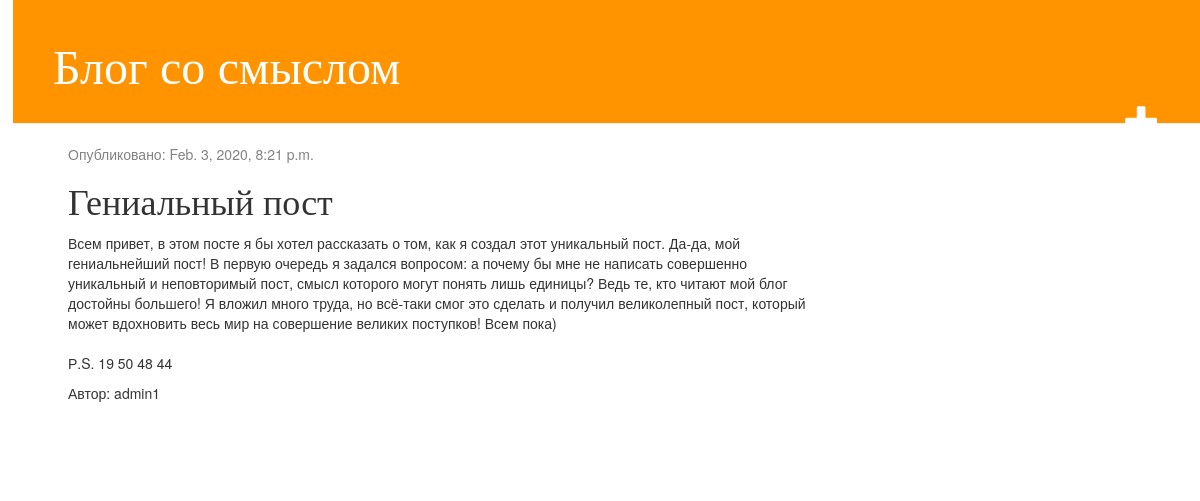
The app's page /post/4/ with its own data.
### blogapp/models.py (models this page shows, shortened)
class Post(models.Model):
    author = models.ForeignKey(settings.AUTH_USER_MODEL, on_delete=models.CASCADE)
    title = models.CharField(max_length=200)
    text = models.TextField()
    created_date = models.DateTimeField(default=timezone.now)
    published_date = models.DateTimeField(blank=True, null=True)

### blogapp/views.py (the view)
# urls.py: path('post/<int:pk>/', views.post_detail, name='post_detail'),
def post_detail(request, pk):
    post = get_object_or_404(Post, pk=pk)
    return render(request, 'blogapp/post_detail.html', {'post': post})

### blogapp/templates/blogapp/post_detail.html
{% extends 'blogapp/base.html' %}
{% block content %}
	<div class='post'>
		{% if post.published_date %}
			<div class='date'>
				<p>Опубликовано: {{ post.published_date }}</p>
			</div>
		{% endif %}
		<h1>{{ post.title }}</h1>
		<p>{{ post.text|linebreaksbr }}</p>
		<p>Автор: {{ post.author }}</p>
	</div>
{% endblock %}

### blogapp/static/css/blogapp.css (style rules this page uses)
body { padding-left: 13px; }
h1, h2, h3, h4 { font-family: 'Lobster', cursive; }
.date { color: #828282; }
.post { margin-bottom: 70px; }

### records on screen
Post: published_date "Feb. 3, 2020, 8:21 p.m.", title "Гениальный пост", text "Всем привет, в этом посте я бы хотел рассказать о том, как я создал этот уникальный пост. Да-да, мой гениальнейший пост! В первую очередь я задался вопросом: а почему бы мне не написать совершенно уникальный и неповторимый пост, смысл которого могут понять лишь единицы? Ведь те, кто читают мой блог достойны большего! Я вложил много труда, но всё-таки смог это сделать и получил великолепный пост, который может вдохновить весь мир на совершение великих поступков! Всем пока) Р.S. 19 50 48 44", author "admin1"
